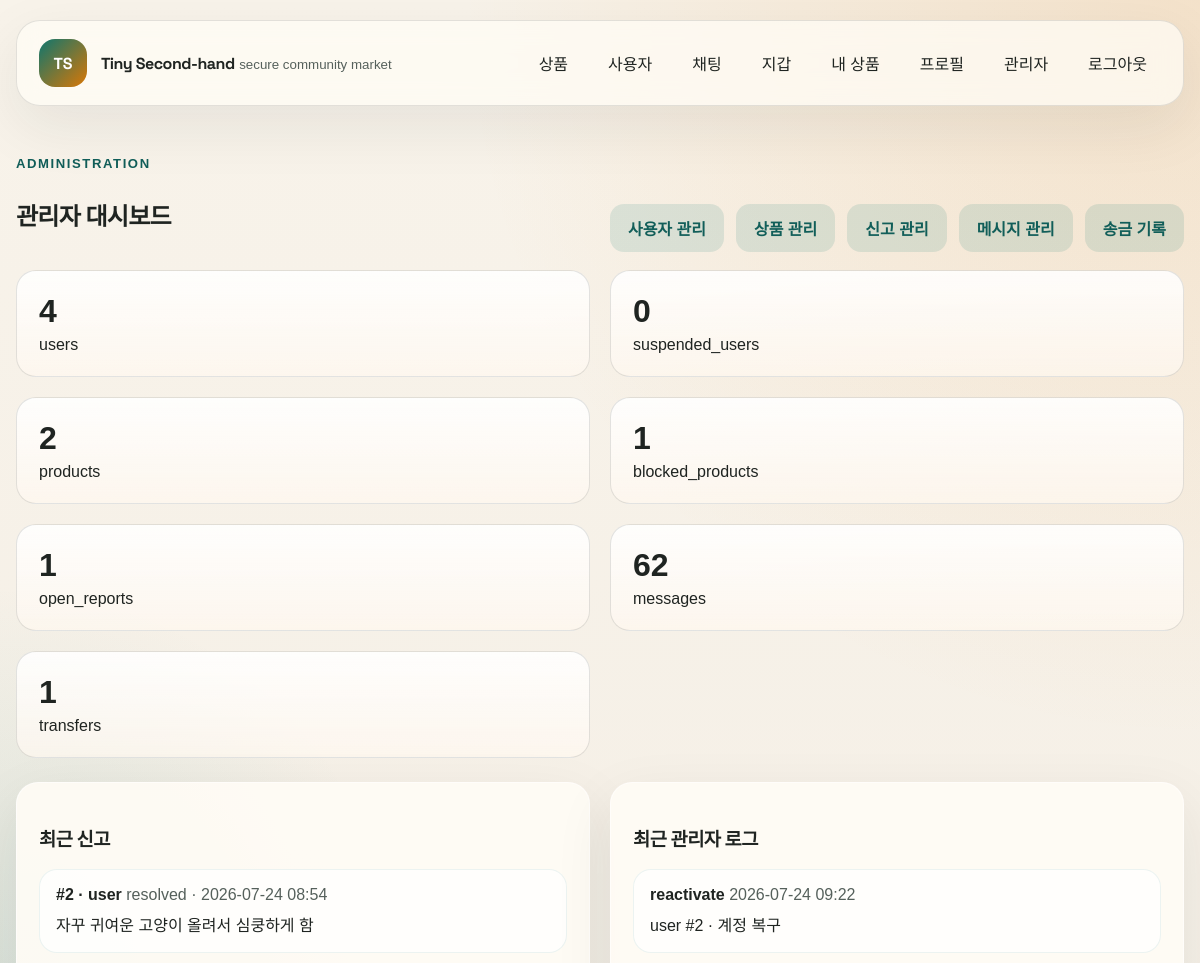
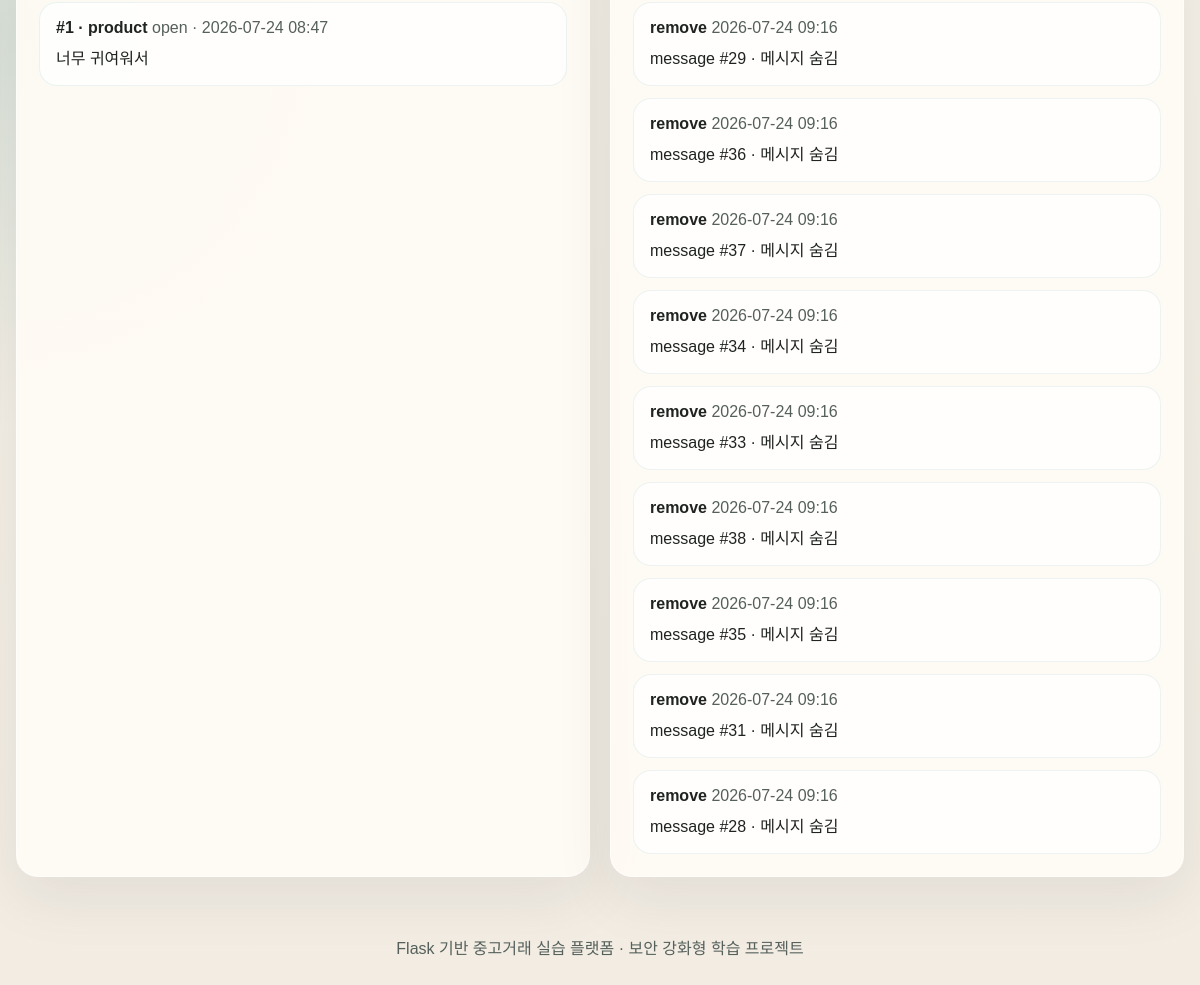
The page /admin/ (signed in) on the database its author committed (2 pictures, top to bottom).
### app/models.py (models this page shows)
class Report(db.Model):
    __table_args__ = (
        db.CheckConstraint(
            "target_type in ('user', 'product')",
            name="ck_report_target_type_valid",
        ),
        db.CheckConstraint(
            "status in ('open', 'resolved')",
            name="ck_report_status_valid",
        ),
    )
    id = db.Column(db.Integer, primary_key=True)
    reporter_id = db.Column(db.Integer, db.ForeignKey("user.id"), nullable=False)
    target_type = db.Column(db.String(10), nullable=False)
    target_user_id = db.Column(db.Integer, db.ForeignKey("user.id"), nullable=True)
    target_product_id = db.Column(
        db.Integer, db.ForeignKey("product.id"), nullable=True
    )
    reason = db.Column(db.String(500), nullable=False)
    status = db.Column(db.String(20), nullable=False, default="open")
    reviewed_by_id = db.Column(db.Integer, db.ForeignKey("user.id"), nullable=True)
    created_at = db.Column(db.DateTime, nullable=False, default=utcnow)
    resolved_at = db.Column(db.DateTime, nullable=True)
    reporter = db.relationship(
        "User", foreign_keys=[reporter_id], back_populates="reports_sent"
    )
    target_user = db.relationship(
        "User",
        foreign_keys=[target_user_id],
        back_populates="reports_received",
    )
    target_product = db.relationship("Product", back_populates="reports")
    reviewed_by = db.relationship(
        "User",
        foreign_keys=[reviewed_by_id],
        back_populates="reports_reviewed",
    )

class AdminActionLog(db.Model):
    id = db.Column(db.Integer, primary_key=True)
    admin_id = db.Column(db.Integer, db.ForeignKey("user.id"), nullable=False)
    action_type = db.Column(db.String(50), nullable=False)
    target_type = db.Column(db.String(20), nullable=False)
    target_id = db.Column(db.Integer, nullable=False)
    details = db.Column(db.String(300), nullable=False, default="")
    created_at = db.Column(db.DateTime, nullable=False, default=utcnow)
    admin = db.relationship(
        "User", foreign_keys=[admin_id], back_populates="admin_actions"
    )

### app/routes/admin.py (the view)
@admin_bp.route("/")
@admin_required
def dashboard():
    stats = {
        "users": User.query.count(),
        "suspended_users": User.query.filter_by(is_suspended=True).count(),
        "products": Product.query.count(),
        "blocked_products": Product.query.filter_by(is_blocked=True).count(),
        "open_reports": Report.query.filter_by(status="open").count(),
        "messages": Message.query.count(),
        "transfers": Transfer.query.count(),
    }
    recent_reports = Report.query.order_by(Report.created_at.desc()).limit(10).all()
    recent_logs = (
        AdminActionLog.query.order_by(AdminActionLog.created_at.desc()).limit(10).all()
    )
    return render_template(
        "admin/dashboard.html",
        stats=stats,
        recent_reports=recent_reports,
        recent_logs=recent_logs,
    )

### app/utils.py (called while the page is built)
def admin_required(view):
    @wraps(view)
    @login_required
    def wrapped_view(*args, **kwargs):
        if not current_user.is_admin:
            abort(403)
        return view(*args, **kwargs)
    return wrapped_view

### app/templates/admin/dashboard.html (shortened to what this page needs)
{% extends 'base.html' %}
{% block content %}
<section class="section-head">
    <div>
        <span class="eyebrow">Administration</span>
        <h2>관리자 대시보드</h2>
    </div>
    <div class="hero-actions wrap-actions">
        <a class="btn btn-secondary" href="{{ url_for('admin.users') }}">사용자 관리</a>
        <a class="btn btn-secondary" href="{{ url_for('admin.products') }}">상품 관리</a>
        <a class="btn btn-secondary" href="{{ url_for('admin.reports') }}">신고 관리</a>
        <a class="btn btn-secondary" href="{{ url_for('admin.messages') }}">메시지 관리</a>
        <a class="btn btn-secondary" href="{{ url_for('admin.transactions') }}">송금 기록</a>
    </div>
</section>
<section class="hero-grid admin-grid">
    {% for key, value in stats.items() %}
        <article class="stat-card">
            <strong>{{ value }}</strong>
            <span>{{ key }}</span>
        </article>
    {% endfor %}
</section>
<section class="split-grid">
    <article class="panel-card">
        <h3>최근 신고</h3>
        <div class="conversation-list">
            {% for report in recent_reports %}
                <div class="conversation-item static-item">
                    <strong>#{{ report.id }} · {{ report.target_type }}</strong>
                    <span class="muted">{{ report.status }} · {{ report.created_at.strftime('%Y-%m-%d %H:%M') }}</span>
                    <p>{{ report.reason }}</p>
                </div>
            {% else %}
                <p class="muted">신고가 없습니다.</p>
            {% endfor %}
        </div>
    </article>
    <article class="panel-card">
        <h3>최근 관리자 로그</h3>
        <div class="conversation-list">
            {% for log in recent_logs %}
                <div class="conversation-item static-item">
                    <strong>{{ log.action_type }}</strong>
                    <span class="muted">{{ log.created_at.strftime('%Y-%m-%d %H:%M') }}</span>
                    <p>{{ log.target_type }} #{{ log.target_id }} · {{ log.details }}</p>
                </div>
            {% else %}
                <p class="muted">로그가 없습니다.</p>
            {% endfor %}
        </div>
    </article>
</section>
{% endblock %}

### app/static/css/style.css (style rules this page uses)
:root { --bg: #f4efe7; --bg-soft: #fbf8f2; --ink: #1f2421; --ink-soft: #55605b; --line: rgba(31, 36, 33, 0.12); --primary: #0f766e; --primary-strong: #115e59; --secondary: #d97706; --danger: #b91c1c; --warning: #b45309; --card: rgba(255, 252, 246, 0.9); --shadow: 0 20px 60px rgba(31, 36, 33, 0.08); --radius: 22px; }
* { box-sizing: border-box; }
body { margin: 0; font-family: "Noto Sans KR", sans-serif; color: var(--ink); background: radial-gradient(circle at top right, rgba(217, 119, 6, 0.14), transparent 32%), radial-gradient(circle at left center, rgba(15, 118, 110, 0.12), transparent 26%), linear-gradient(180deg, #f8f3ea 0%, #f2ece3 100%); min-height: 100vh; }
a { color: inherit; text-decoration: none; }
.brand strong, h1, h2, h3 { font-family: "Space Grotesk", "Noto Sans KR", sans-serif; letter-spacing: -0.03em; }
.brand small, .muted, .helper-text { color: var(--ink-soft); }
.hero-panel, .detail-hero, .panel-card, .form-card, .table-card, .detail-panel, .media-panel, .detail-sidecard, .error-card { background: var(--card); border: 1px solid rgba(255, 255, 255, 0.6); border-radius: var(--radius); box-shadow: var(--shadow); }
.hero-actions, .toolbar, .action-row, .badge-row { display: flex; align-items: center; gap: 12px; }
.wrap-actions, .toolbar-wrap { flex-wrap: wrap; }
.hero-grid, .card-grid, .split-grid, .wallet-grid, .product-detail-grid { display: grid; gap: 20px; }
.hero-grid { grid-template-columns: repeat(2, minmax(0, 1fr)); }
.admin-grid { margin-bottom: 24px; }
.stat-card { padding: 22px; border-radius: 20px; background: linear-gradient(180deg, rgba(255, 255, 255, 0.88), rgba(255, 248, 240, 0.7)); border: 1px solid var(--line); }
.stat-card strong { display: block; font-size: 2rem; margin-bottom: 6px; }
.section-head { display: flex; justify-content: space-between; align-items: end; gap: 16px; margin: 18px 0; }
.eyebrow { display: inline-block; margin-bottom: 6px; color: var(--primary-strong); font-size: 0.82rem; font-weight: 700; text-transform: uppercase; letter-spacing: 0.12em; }
.card-body, .user-card, .empty-card, .panel-card, .form-card, .detail-panel, .detail-sidecard, .media-panel, .error-card { padding: 22px; }
.btn { display: inline-flex; align-items: center; justify-content: center; gap: 8px; border: 0; border-radius: 14px; padding: 12px 18px; cursor: pointer; font-weight: 700; font-family: inherit; transition: transform 0.2s ease, opacity 0.2s ease; }
.btn-secondary { background: rgba(15, 118, 110, 0.12); color: var(--primary-strong); }
.split-grid { grid-template-columns: repeat(2, minmax(0, 1fr)); }
.conversation-list { display: grid; gap: 12px; }
.conversation-item { display: block; padding: 16px; border-radius: 18px; background: rgba(255, 255, 255, 0.72); border: 1px solid rgba(15, 118, 110, 0.08); }
.conversation-item p { margin: 8px 0 0; }
.static-item { cursor: default; }

### rows shown on the page
Report: id "2", target_type "user", status "resolved", created_at "2026-07-24 08:54", reason "자꾸 귀여운 고양이 올려서 심쿵하게 함"
Report: id "1", target_type "product", status "open", created_at "2026-07-24 08:47", reason "너무 귀여워서"
AdminActionLog: action_type "reactivate", created_at "2026-07-24 09:22", target_type "user", target_id "2", details "계정 복구"
AdminActionLog: action_type "remove", created_at "2026-07-24 09:16", target_type "message", target_id "29", details "메시지 숨김"
AdminActionLog: action_type "remove", created_at "2026-07-24 09:16", target_type "message", target_id "36", details "메시지 숨김"
AdminActionLog: action_type "remove", created_at "2026-07-24 09:16", target_type "message", target_id "37", details "메시지 숨김"
AdminActionLog: action_type "remove", created_at "2026-07-24 09:16", target_type "message", target_id "34", details "메시지 숨김"
AdminActionLog: action_type "remove", created_at "2026-07-24 09:16", target_type "message", target_id "33", details "메시지 숨김"
AdminActionLog: action_type "remove", created_at "2026-07-24 09:16", target_type "message", target_id "38", details "메시지 숨김"
AdminActionLog: action_type "remove", created_at "2026-07-24 09:16", target_type "message", target_id "35", details "메시지 숨김"
AdminActionLog: action_type "remove", created_at "2026-07-24 09:16", target_type "message", target_id "31", details "메시지 숨김"
AdminActionLog: action_type "remove", created_at "2026-07-24 09:16", target_type "message", target_id "28", details "메시지 숨김"

### other values the page prints
{{ value }} "4" "0" "2" "1" "1" "62" "1"
{{ key }} "users" "suspended_users" "products" "blocked_products" "open_reports" "messages" "transfers"
